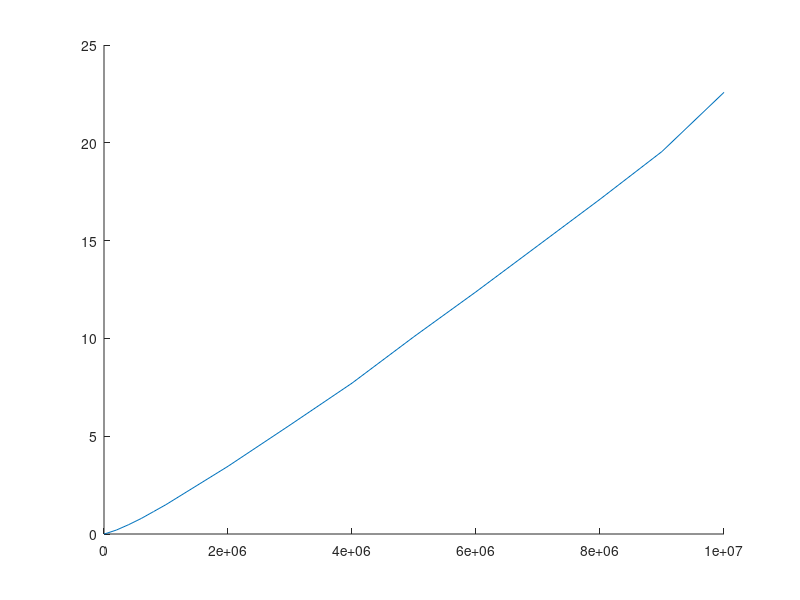

Write MATLAB code to recreate this figure. (Note: this script raises an error after producing the figure.)
x = [100, 1000, 5000, 10000, 50000, 200000, 400000, 600000, 800000, 1000000, 2000000, 3000000, 4000000, 5000000, 6000000, 7000000, 8000000, 9000000, 10000000]

tiempo_real = [0.0006430149,0.0011920929,0.0038630962,0.0077760220,0.0449399948,0.2023949623,0.4814920425,0.7925539017,1.1468989849,1.5021829605,3.4618101120,5.5703141689,7.7122220993,10.0891699791,12.3830151558,14.7475128174,17.1137609482,19.5558428764,22.5793399811]
tiempo_cpu = [0.0001730000,0.0007380000,0.0033930000,0.0071170000,0.0436510000,0.1986600000,0.4738990000,0.7807810000,1.1307550000,1.4812900000,3.4164980000,5.5001480000,7.6203300000,9.9693080000,12.2394360000,14.5759790000,16.9188640000,19.3356950000,22.3307560000]
tiempo_es = [0.0002260000,0.0002490000,0.0002770000,0.0003980000,0.0010380000,0.0034430000,0.0072160000,0.0113150000,0.0157210000,0.0203660000,0.0446060000,0.0684220000,0.0903830000,0.1179260000,0.1414690000,0.1682840000,0.1915950000,0.2160820000,0.2439530000]
    
hold on

t_real = plot(x, tiempo_real)
t_real.Marker = 'o'
t_cpu = plot(x, tiempo_cpu)
t_cpu.Marker = 'o'
t_es = plot(x, tiempo_es)
t_es.Marker = 'o'
legend([t_real, t_cpu, t_es],'Tiempo Real','Tiempo CPU','Tiempo E/S')

ylabel('Tiempo (s)');
xlabel('Tamaño de entrada');

hold off